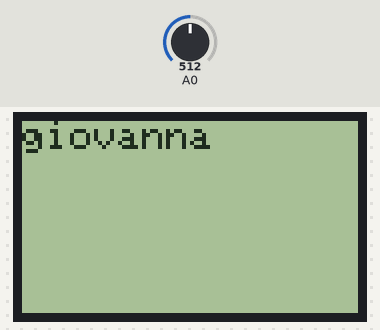
Recording of a sketch running on a simulated Arduino Uno, built with avr-gcc and run on an emulated ATmega328P. On the bench: 84×48 one-colour display. Inputs (shaded band) come from the test bench; at power-on: A0 = 512. What the sketch prints to the serial monitor is not drawn.

Above: at 1.2 s.
1.3 s: A0 set to 12
2.8 s: A0 set to 9
At 3.4 s:
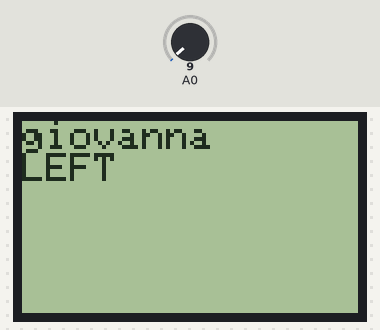
5.3 s: A0 set to 35
At 6.1 s:
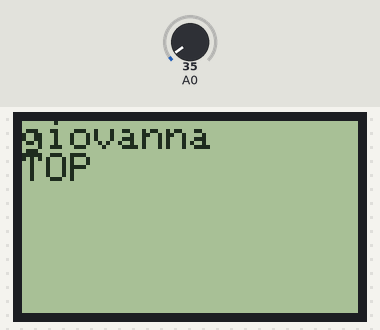
7.8 s: A0 set to 75
9.3 s: A0 set to 90
At 9.8 s:
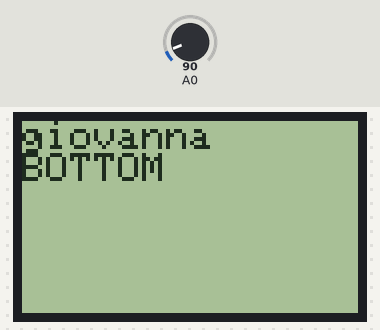
11.8 s: A0 set to 333
13.3 s: A0 set to 360
At 14.0 s:
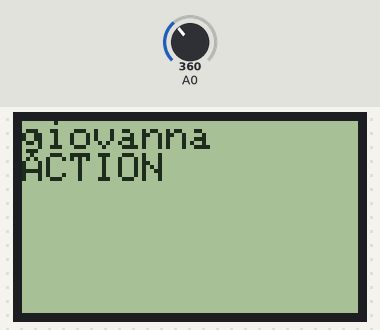
Timing chart, 0 to 16.3 s (numbered marks = the images above; inputs shaded):
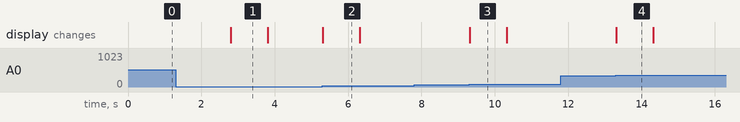

Measured:
- the behaviour switches between 11 and 10 on A0 (found by bisection; images 0 and 1)
- the behaviour switches between 84 and 85 on A0 (found by bisection; images 2 and 3)
- the behaviour switches between 349 and 350 on A0 (found by bisection; images 3 and 4)
- after the input at 1.3 s, every drawn part: stays the same
- after the input at 2.8 s, the display: changes at once (image 1)
- after the input at 5.3 s, the display: changes at once (image 2)
- after the input at 7.8 s, every drawn part: stays the same
- after the input at 9.3 s, the display: changes at once (image 3)
- after the input at 11.8 s, every drawn part: stays the same
- after the input at 13.3 s, the display: changes at once (image 4)

The sketch:

screen.ino
```cpp
#include <PCD8544.h>
#include <SoftwareSerial.h>

int kbRead = 1023;
String kbState = "NONE";
String lastKbState = "NONE";
unsigned long lastKbStateChange = -1;
int livingKbState = 1000;

int buttons[5] = { 0, 32, 89, 167, 352 };

// Screen
PCD8544 lcd;

// Bluetooth
SoftwareSerial BTSerial(10, 11);
String phrase = "";
unsigned long lastBluetoothMsgChange = -1;
int livingBluetoothMsg = 2000;

void setup() {
  // Screen
  lcd.begin(84, 48);
  lcd.setContrast(40);
  lcd.clear();

  // Bluetooth
  Serial.begin(9600);
  BTSerial.begin(9600);
}

int val = 0;

void loop() {
  lcd.setCursor(0, 0);
  lcd.print("giovanna");

  // Keayboard
  kbRead = analogRead(A0);
  if (kbRead > 1000) kbState = "NONE";
  else if (kbRead >= 0 && kbRead <= 10) kbState = "LEFT";
  else if (kbRead >= 25 && kbRead <= 35) kbState = "TOP";
  else if (kbRead >= 85 && kbRead <= 95) kbState = "BOTTOM";
  else if (kbRead >= 160 && kbRead <= 170) kbState = "RIGHT";
  else if (kbRead >= 350 && kbRead <= 360) kbState = "ACTION";

  lcd.setCursor(0, 1);
  if (lastKbState != kbState) {
    if (kbState != "NONE") {
      lcd.clearLine();
      lcd.print(kbState);
    }
    lastKbState = kbState;
    lastKbStateChange = millis();
  }
  if (lastKbStateChange != -1 && livingKbState < millis() - lastKbStateChange) {
    Serial.println("clearing kb");
    lcd.clearLine();
    lastKbStateChange = -1;
  }

  // Bluetooth
  phrase = "";
  if (BTSerial.available()) {
    phrase = BTSerial.readString();
  }
  lcd.setCursor(0, 2);
  if (phrase != "") {
    lcd.print(phrase);
    lastBluetoothMsgChange = millis();
  } else {
    if (lastBluetoothMsgChange != -1 && livingBluetoothMsg < millis() - lastBluetoothMsgChange) {
      lcd.clearLine();
      Serial.println("clearing bt");
      lastBluetoothMsgChange = -1;
    }
  }
}
```
